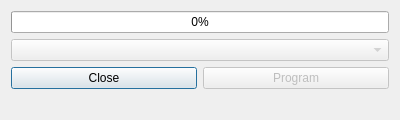
<?xml version="1.0" encoding="UTF-8"?>
<ui version="4.0">
 <class>ProgrammerDialog</class>
 <widget class="QDialog" name="ProgrammerDialog">
  <property name="windowModality">
   <enum>Qt::ApplicationModal</enum>
  </property>
  <property name="geometry">
   <rect>
    <x>0</x>
    <y>0</y>
    <width>400</width>
    <height>115</height>
   </rect>
  </property>
  <property name="sizePolicy">
   <sizepolicy hsizetype="Fixed" vsizetype="Fixed">
    <horstretch>0</horstretch>
    <verstretch>0</verstretch>
   </sizepolicy>
  </property>
  <property name="windowTitle">
   <string>Programming</string>
  </property>
  <property name="modal">
   <bool>true</bool>
  </property>
  <layout class="QVBoxLayout" name="verticalLayout">
   <item>
    <widget class="QProgressBar" name="program_progress">
     <property name="value">
      <number>0</number>
     </property>
    </widget>
   </item>
   <item>
    <widget class="QComboBoxExtra" name="programmer_cb">
     <property name="enabled">
      <bool>false</bool>
     </property>
    </widget>
   </item>
   <item>
    <layout class="QHBoxLayout" name="horizontalLayout">
     <item>
      <widget class="QPushButton" name="cancel_btn">
       <property name="text">
        <string>Close</string>
       </property>
      </widget>
     </item>
     <item>
      <widget class="QPushButton" name="program_btn">
       <property name="enabled">
        <bool>false</bool>
       </property>
       <property name="text">
        <string>Program</string>
       </property>
      </widget>
     </item>
    </layout>
   </item>
   <item>
    <widget class="QLabel" name="status_lbl">
     <property name="text">
      <string/>
     </property>
    </widget>
   </item>
  </layout>
 </widget>
 <customwidgets>
  <customwidget>
   <class>QComboBoxExtra</class>
   <extends>QComboBox</extends>
   <header>qcomboboxextra</header>
   <slots>
    <signal>popup_shown()</signal>
    <signal>popup_hidden()</signal>
   </slots>
  </customwidget>
 </customwidgets>
 <resources/>
 <connections>
  <connection>
   <sender>cancel_btn</sender>
   <signal>clicked()</signal>
   <receiver>ProgrammerDialog</receiver>
   <slot>reject()</slot>
   <hints>
    <hint type="sourcelabel">
     <x>104</x>
     <y>69</y>
    </hint>
    <hint type="destinationlabel">
     <x>131</x>
     <y>75</y>
    </hint>
   </hints>
  </connection>
  <connection>
   <sender>program_btn</sender>
   <signal>clicked()</signal>
   <receiver>ProgrammerDialog</receiver>
   <slot>start_programming()</slot>
   <hints>
    <hint type="sourcelabel">
     <x>257</x>
     <y>72</y>
    </hint>
    <hint type="destinationlabel">
     <x>284</x>
     <y>75</y>
    </hint>
   </hints>
  </connection>
  <connection>
   <sender>programmer_cb</sender>
   <signal>popup_shown()</signal>
   <receiver>ProgrammerDialog</receiver>
   <slot>populate_programmers()</slot>
   <hints>
    <hint type="sourcelabel">
     <x>192</x>
     <y>43</y>
    </hint>
    <hint type="destinationlabel">
     <x>222</x>
     <y>46</y>
    </hint>
   </hints>
  </connection>
 </connections>
 <slots>
  <slot>start_programming()</slot>
  <slot>populate_programmers()</slot>
 </slots>
</ui>
